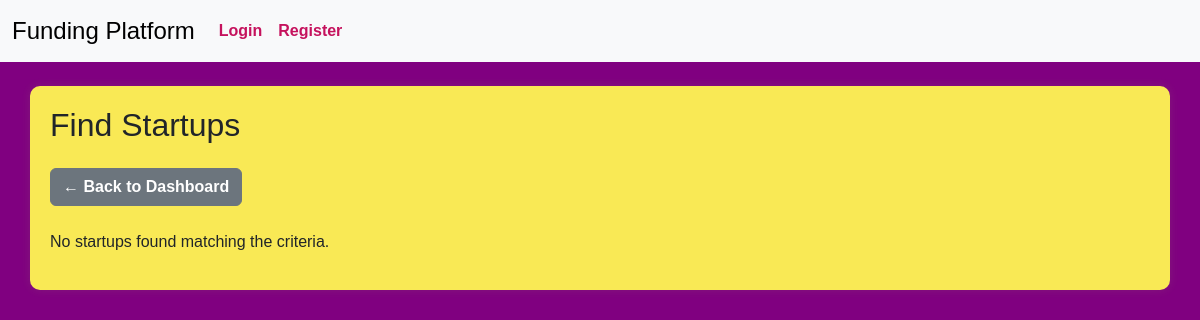
Before: /find_startups with the older database file.
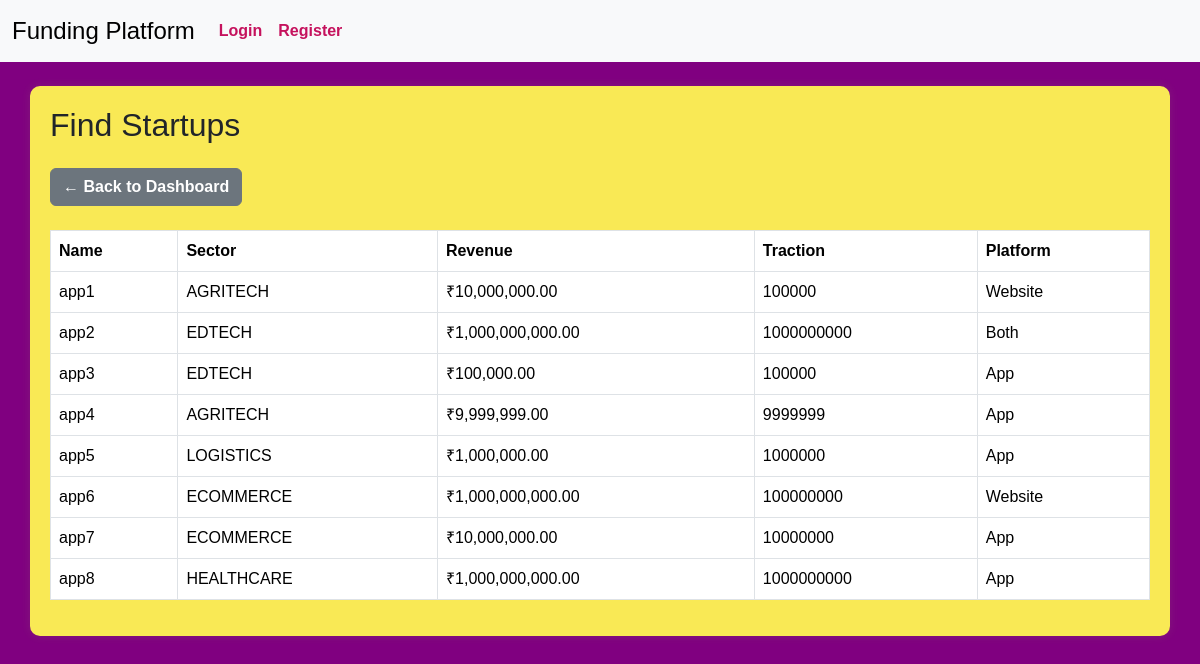
After: the same page with the newer database file.
### models.py (models this page shows, shortened)
class User(db.Model, UserMixin):
    __tablename__ = 'user'
    id = Column(Integer, primary_key=True)
    username = Column(String(32), unique=True)
    passhash = Column(String(256), nullable=False)
    name = Column(String(64), nullable=True)
    flagged = Column(Boolean, default=False)
    user_type = Column(String(50), nullable=False, default='user')
    __mapper_args__ = {
        'polymorphic_identity': 'user',
        'polymorphic_on': user_type
    }

class Startup(User):
    __tablename__ = 'startup'
    id = Column(Integer, ForeignKey('user.id'), primary_key=True)
    startup_type = Column(Enum('startup', name='startup_type_enum'), nullable=False)
    platform = Column(Enum('Website', 'App', 'Both', name='startup_platform_enum'), nullable=False)
    sector = Column(Enum(SectorEnum), nullable=False)
    traction = Column(Integer, nullable=True)
    revenue = Column(Float, nullable=True)
    email = Column(String(120), unique=True, nullable=True)
    phone = Column(String(20), unique=True, nullable=True)
    flagged = db.Column(db.Boolean, default=False)
    __mapper_args__ = {
        'polymorphic_identity': 'startup',
        'polymorphic_on': startup_type
    }
    startup_pitch_requests = relationship('PitchRequest', backref='startup_relation', overlaps="startup_pitch_requests,startup_relation")

class User(db.Model, UserMixin):
    __tablename__ = 'user'
    id = Column(Integer, primary_key=True)
    username = Column(String(32), unique=True)
    passhash = Column(String(256), nullable=False)
    name = Column(String(64), nullable=True)
    flagged = Column(Boolean, default=False)
    user_type = Column(String(50), nullable=False, default='user')
    __mapper_args__ = {
        'polymorphic_identity': 'user',
        'polymorphic_on': user_type
    }

### routes.py (the view)
@app.route('/find_startups', methods=['GET'])
def find_startups():
    sector = request.args.get('sector')
    revenue = request.args.get('revenue')
    traction = request.args.get('traction')
    platform = request.args.get('platform')
    query = Startup.query
    if sector:
        query = query.filter(Startup.sector.ilike(f"%{sector}%"))
    if revenue:
        query = query.filter(Startup.revenue >= float(revenue))
    if traction:
        query = query.filter(Startup.traction.ilike(f"%{traction}%"))
    if platform:
        query = query.filter(Startup.platform.ilike(f"%{platform}%"))
    startups = query.all()
    return render_template('find_startups.html', startups=startups)

### templates/find_startups.html
{% extends "layout.html" %}
{% block content %}
<h2 class="mb-4">Find Startups</h2>
<a href="{{ url_for('investor_dashboard') }}" class="btn btn-secondary mb-4">← Back to Dashboard</a>
{% if startups %}
<table class="table table-bordered">
    <thead>
        <tr>
            <th>Name</th>
            <th>Sector</th>
            <th>Revenue</th>
            <th>Traction</th>
            <th>Platform</th>
        </tr>
    </thead>
    <tbody>
        {% for startup in startups %}
        <tr>
            <td>{{ startup.name }}</td>
            <td>{{ startup.sector.value }}</td>
            <td>₹{{ "{:,.2f}".format(startup.revenue) }}</td>
            <td>{{ startup.traction }}</td>
            <td>{{ startup.platform }}</td>
        </tr>
        {% endfor %}
    </tbody>
</table>
{% else %}
<p>No startups found matching the criteria.</p>
{% endif %}
{% endblock %}

### templates/layout.html (shortened to what this page needs)
<!DOCTYPE html>
<html lang="en">
<head>
  <link href="https://cdn.jsdelivr.net/npm/bootstrap@5.3.3/dist/css/bootstrap.min.css" rel="stylesheet"
 />
  {% block style %}
  <link href="{{ url_for('static', filename='profile_pictures/style.css') }}" rel="stylesheet" />
  {% endblock %}
</head>
<body>
  <nav class="navbar navbar-expand-lg navbar-light bg-light">
    <div class="container-fluid">
      <a class="navbar-brand" href="{{ url_for('index') }}">Funding Platform</a>
      <div class="collapse navbar-collapse" id="navbarSupportedContent">
        <ul class="navbar-nav me-auto mb-2 mb-lg-0">
          {% if current_user.is_authenticated %}
            <li class="nav-item">
              <span class="nav-link disabled">Welcome, {{ current_user.username }}</span>
            </li>
            {% if current_user.user_type == 'admin' %}
            <li class="nav-item">
              <a class="nav-link" href="{{ url_for('admin_dashboard') }}">Admin Dashboard</a>
            </li>
            {% elif current_user.user_type == 'investor' %}
            <li class="nav-item">
              <a class="nav-link" href="{{ url_for('investor_dashboard') }}">Investor Dashboard</a>
            </li>
            <li class="nav-item">
              <a class="nav-link" href="{{ url_for('new_funding_campaign') }}">New Campaign</a>
            </li>
            {% elif current_user.user_type == 'startup' %}
            <li class="nav-item">
              <a class="nav-link" href="{{ url_for('startup_dashboard') }}">Startup Dashboard</a>
            </li>
            <li class="nav-item">
              <a class="nav-link" href="{{ url_for('view_campaigns') }}">View Campaigns</a>
            </li>
            {% endif %}
            <li class="nav-item">
              <a class="nav-link" href="{{ url_for('logout') }}">Logout</a>
            </li>
          {% else %}
            <li class="nav-item">
              <a class="nav-link" href="{{ url_for('login') }}">Login</a>
            </li>
            <li class="nav-item">
              <a class="nav-link" href="{{ url_for('register') }}">Register</a>
            </li>
          {% endif %}
        </ul>
      </div>
    </div>
  </nav>
  <div class="container mt-4">
    {% block content %}
    {% endblock %}
  </div>
</body>
</html>

### static/profile_pictures/style.css (style rules this page uses)
body { font-family: 'Arial', sans-serif; background-color:#800080; }
.navbar { margin-bottom: 20px; }
.navbar-brand { font-size: 1.5rem; }
.nav-link { color: #c5125d; font-weight: bold; }
.container { margin-top: 20px; background-color: #f9e955; padding: 20px; border-radius: 10px; box-shadow: 0px 0px 10px rgba(154, 241, 83, 0.1); }
.btn { font-weight: bold; }

Changed rows visible on the page:
added Startup: name "app1", sector.value "AGRITECH", revenue "10,000,000.00", traction "100000", platform "Website"
added Startup: name "app2", sector.value "EDTECH", revenue "1,000,000,000.00", traction "1000000000", platform "Both"
added Startup: name "app3", sector.value "EDTECH", revenue "100,000.00", traction "100000", platform "App"
added Startup: name "app4", sector.value "AGRITECH", revenue "9,999,999.00", traction "9999999", platform "App"
added Startup: name "app5", sector.value "LOGISTICS", revenue "1,000,000.00", traction "1000000", platform "App"
added Startup: name "app6", sector.value "ECOMMERCE", revenue "1,000,000,000.00", traction "100000000", platform "Website"
added Startup: name "app7", sector.value "ECOMMERCE", revenue "10,000,000.00", traction "10000000", platform "App"
added Startup: name "app8", sector.value "HEALTHCARE", revenue "1,000,000,000.00", traction "1000000000", platform "App"
Other visible differences:
text no longer shown: "No startups found matching the criteria."
text now shown: "Name Sector Revenue Traction Platform"
